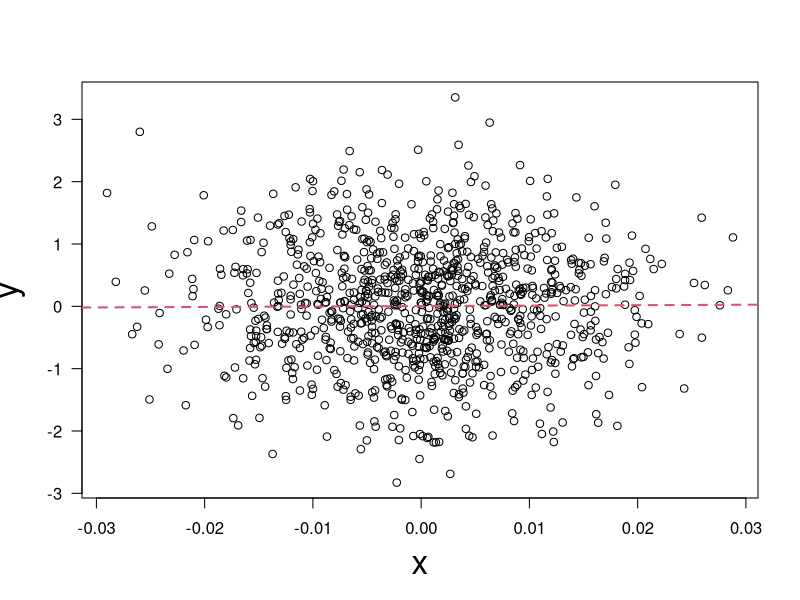

This figure's R source:
# A word of caution on p values
setwd('~/Documents/Academia/Teaching/TCD/2015-HT/PO7005_Quantitative_Methods_II/Lectures/lecture5/')
n <- 100000
x <- rnorm(n, sd=0.01)
y <- x + rnorm(n)
lm1 <- lm(y ~ x)
summary(lm1)

sample1 <- sample(1:n, size = 1000, replace=FALSE)
pdf('Figs/significance.pdf')
plot(x[sample1], y[sample1], xlab='x', ylab='y', cex.lab=2, las=1)
abline(lm1, col=2, lwd=2, lty=2)
dev.off()